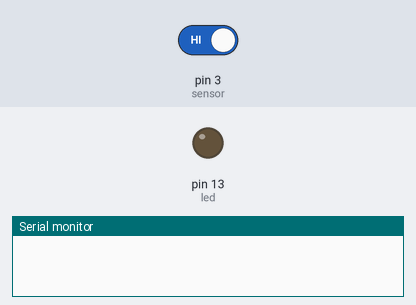
This sketch was run on a simulated Arduino Uno, built with avr-gcc and run on an emulated ATmega328P. On the bench: output pins drawn as LEDs (lit = HIGH), the last lines printed to the serial monitor. The test bench sets the inputs (shaded band); at power-on: pin 3 (sensor) HIGH.

Above: at 1.2 s.
1.3 s: pin 3 (sensor) driven LOW
At 2.0 s:
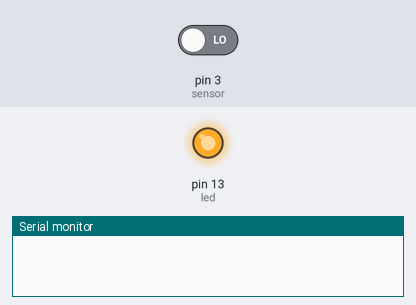
5.8 s: pin 3 (sensor) driven HIGH
At 6.6 s:
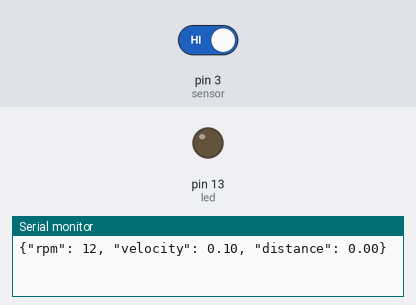
Timing chart, 0 to 8.8 s (numbered marks = the images above; inputs shaded):
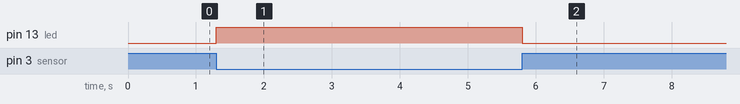

Measured:
- after the input at 1.3 s, pin 13 (led): LOW → HIGH at once
- after the input at 5.8 s, pin 13 (led): HIGH → LOW at once

The sketch:

backend.ino
```cpp
int led = 13; // LED pin
int sensor = 3; // sensor pin
int val; // numeric variable
volatile int pulseCount = 0; // This variable will increase by one every time a pulse from the sensor is detected
volatile int pulseCountInternal = 0; // This variable will increase by one every time a pulse from the sensor is detected
int rpm = 0; // Display of RPMs
float velocity = 0.00; // Velocity in km/h
float distance = 0.00; // Distance in km since board was last reset.
int countFlag = LOW;

unsigned long lastTime; // Last time update

void setup()
{
  pinMode(led, OUTPUT); // set LED pin as output
  pinMode(sensor, INPUT); // set sensor pin as input
  Serial.begin(9600);
  lastTime = millis(); // Initialize the lastTime variable
}

void loop()
{
  if (Serial.available() > 0) {
    String command = Serial.readStringUntil('\n');
    if (command == "reset") {
      distance = 0.00; // Reset distance counter
      Serial.println("Distance counter reset.");
    }
  }

  int pulseCount = countRotations();

  if (millis() - lastTime >= 5000) { // Update every five seconds
    rpm = (pulseCount * 12); // Calculate RPM (assumes one pulse per revolution)
    velocity = (pulseCount * 13.5 * 3600 / 5 / 100 / 1000); // Calculate velocity
    distance += (pulseCount * 13.5 / 100 / 1000); // Calculate distance

    printDisplay(); // Print the statistics out
    pulseCountInternal = 0; // Reset pulse counter
    lastTime = millis(); // Update lastTime
  }
}

int countRotations() {
  val = digitalRead(sensor); // Read the sensor
  if(val == LOW && countFlag == HIGH) // when magnetic field is detected, turn led on
  {
    digitalWrite(led, HIGH);
    pulseCountInternal++;
    countFlag = LOW;
  }
  if(val == HIGH) {
    countFlag = HIGH;
    digitalWrite(led, LOW);
  }

  return pulseCountInternal;
}

void printDisplay() {
  Serial.print("{\"rpm\": ");
  Serial.print(rpm);

  // Print velocity
  Serial.print(", \"velocity\": ");
  Serial.print(velocity, 2);

  // Print distance
  Serial.print(", \"distance\": ");
  Serial.print(distance, 2);
  Serial.println("}");
}
```
